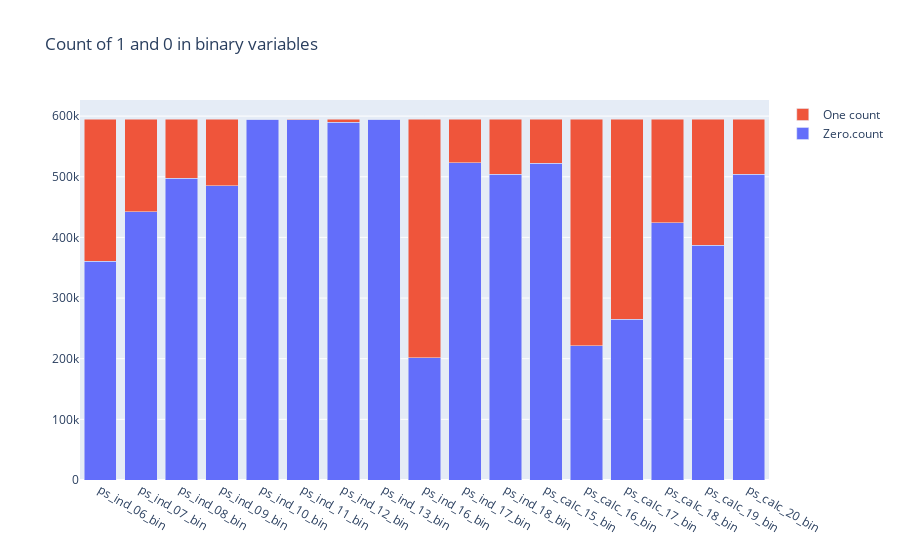

Source (notebook cell):
### Code cell
trace1 = go.Bar(
    x = bin_col,
    y = zero_list,
    name = 'Zero.count'
)

trace2 = go.Bar(
    x = bin_col,
    y = one_list,
    name = 'One count'
)

data = [trace1,trace2]
layout = go.Layout(
    barmode = 'stack',
    title = 'Count of 1 and 0 in binary variables'
)

fig = go.Figure(data =data,layout = layout)
py.iplot(fig,filename = 'stacked-bar')

### Figure 1 — Plotly figure (JSON) as saved in the notebook; plotly's stock layout.template omitted (floating-point values rounded to 4 significant figures)
{"data": [{"name": "Zero.count", "type": "bar", "x": ["ps_ind_06_bin", "ps_ind_07_bin", "ps_ind_08_bin", "ps_ind_09_bin", "ps_ind_10_bin", "ps_ind_11_bin", "ps_ind_12_bin", "ps_ind_13_bin", "ps_ind_16_bin", "ps_ind_17_bin", "ps_ind_18_bin", "ps_calc_15_bin", "ps_calc_16_bin", "ps_calc_17_bin", "ps_calc_18_bin", "ps_calc_19_bin", "ps_calc_20_bin"], "y": [360852, 442223, 497644, 484917, 594990, 594205, 589594, 594648, 201882, 523143, 503879, 522342, 221514, 265356, 424278, 387469, 503955]}, {"name": "One count", "type": "bar", "x": ["ps_ind_06_bin", "ps_ind_07_bin", "ps_ind_08_bin", "ps_ind_09_bin", "ps_ind_10_bin", "ps_ind_11_bin", "ps_ind_12_bin", "ps_ind_13_bin", "ps_ind_16_bin", "ps_ind_17_bin", "ps_ind_18_bin", "ps_calc_15_bin", "ps_calc_16_bin", "ps_calc_17_bin", "ps_calc_18_bin", "ps_calc_19_bin", "ps_calc_20_bin"], "y": [234360, 152989, 97568, 110295, 222, 1007, 5618, 564, 393330, 72069, 91333, 72870, 373698, 329856, 170934, 207743, 91257]}], "layout": {"barmode": "stack", "title": {"text": "Count of 1 and 0 in binary variables"}}}
